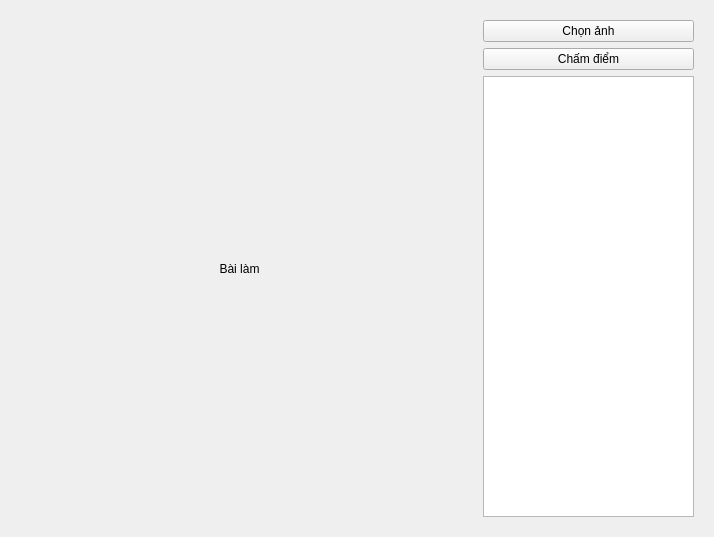
<?xml version="1.0" encoding="UTF-8"?>
<ui version="4.0">
 <class>Frame</class>
 <widget class="QFrame" name="Frame">
  <property name="geometry">
   <rect>
    <x>0</x>
    <y>0</y>
    <width>714</width>
    <height>537</height>
   </rect>
  </property>
  <property name="windowTitle">
   <string>Frame</string>
  </property>
  <layout class="QGridLayout" name="gridLayout">
   <item row="0" column="0">
    <widget class="QWidget" name="widget" native="true">
     <property name="sizePolicy">
      <sizepolicy hsizetype="Preferred" vsizetype="Preferred">
       <horstretch>4</horstretch>
       <verstretch>0</verstretch>
      </sizepolicy>
     </property>
     <layout class="QGridLayout" name="gridLayout_2">
      <item row="0" column="0">
       <widget class="QLabel" name="exam_img">
        <property name="text">
         <string>Bài làm</string>
        </property>
        <property name="scaledContents">
         <bool>true</bool>
        </property>
        <property name="alignment">
         <set>Qt::AlignCenter</set>
        </property>
       </widget>
      </item>
     </layout>
    </widget>
   </item>
   <item row="0" column="1">
    <widget class="QWidget" name="widget_3" native="true">
     <property name="sizePolicy">
      <sizepolicy hsizetype="Preferred" vsizetype="Preferred">
       <horstretch>2</horstretch>
       <verstretch>0</verstretch>
      </sizepolicy>
     </property>
     <layout class="QGridLayout" name="gridLayout_3">
      <item row="0" column="0">
       <widget class="QPushButton" name="btn_choose">
        <property name="text">
         <string>Chọn ảnh</string>
        </property>
       </widget>
      </item>
      <item row="1" column="0">
       <widget class="QPushButton" name="btn_score">
        <property name="text">
         <string>Chấm điểm</string>
        </property>
       </widget>
      </item>
      <item row="2" column="0">
       <widget class="QPlainTextEdit" name="txt_result"/>
      </item>
     </layout>
    </widget>
   </item>
  </layout>
 </widget>
 <resources/>
 <connections/>
</ui>
